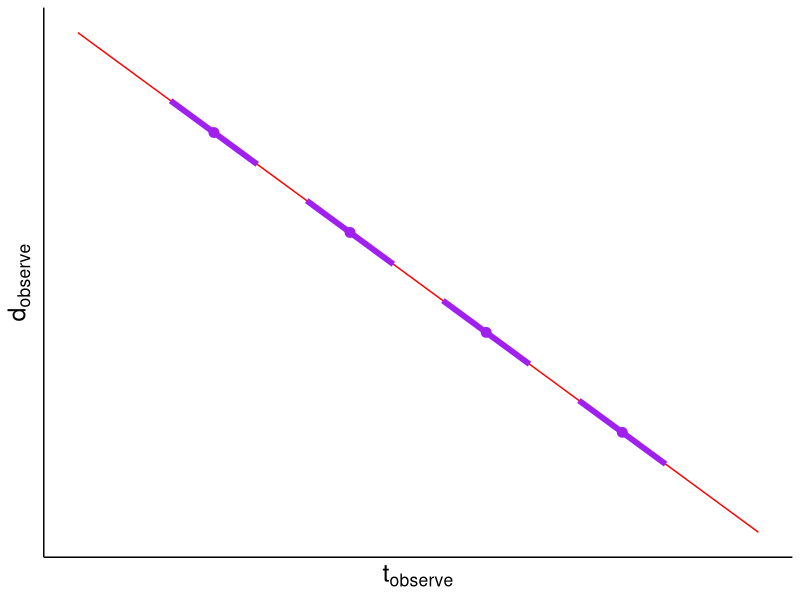
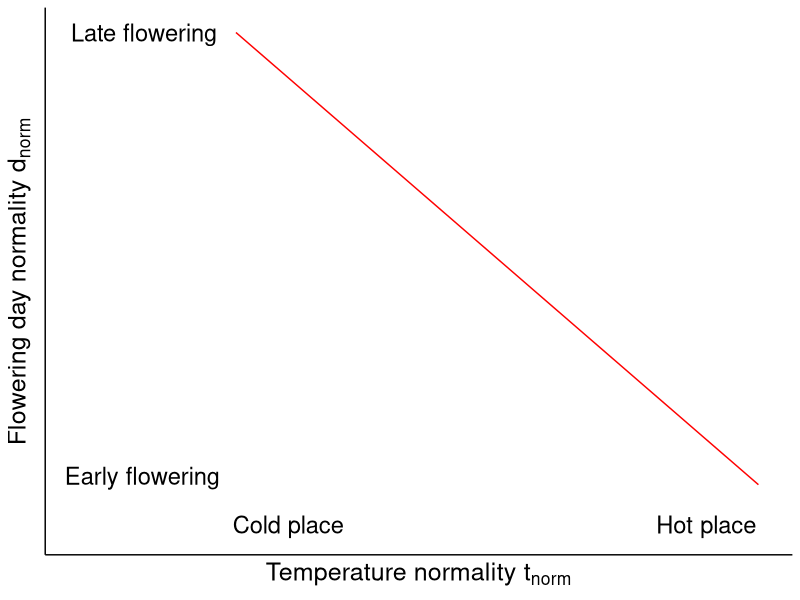
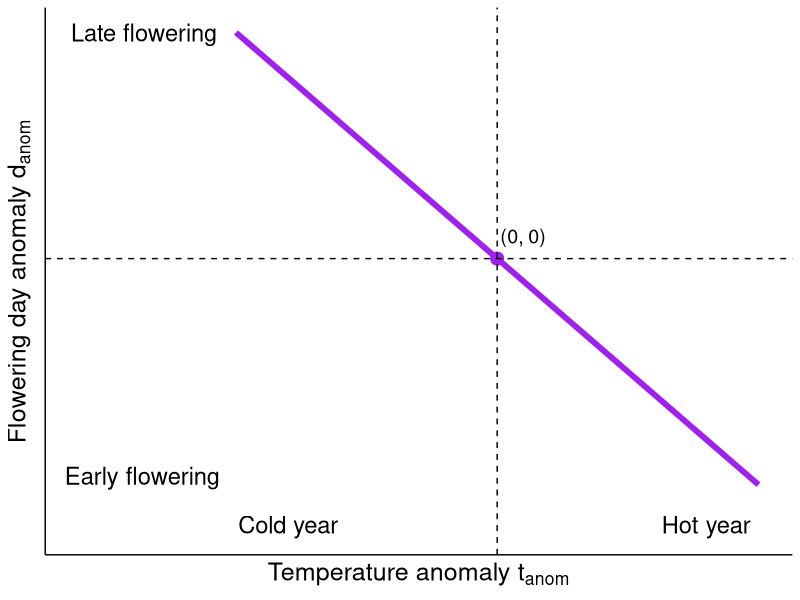

Reproduce these figures in R, in order. (Note: this script raises an error after producing the figures.)
## ---- chunk 1
library(tidyverse)

## ---- chunk 2

# Combined data frame
black <- data.frame(x = c(0, 1), y = c(1, 0), color = "black")
purple_center <- data.frame(x = seq(0.2, 0.8, by = 0.2), y = 1 - seq(0.2, 0.8, by = 0.2))

# Function to calculate line segments
calculate_segments <- function(center, slope, length) {
  start_x <- center$x - length / 2 * cos(atan(slope))
  start_y <- center$y - length / 2 * sin(atan(slope))
  end_x <- center$x + length / 2 * cos(atan(slope))
  end_y <- center$y + length / 2 * sin(atan(slope))
  
  tibble(start_x = start_x, start_y = start_y, end_x = end_x, end_y = end_y)
}

# Apply the function to all centers
segments_1 <- bind_rows(lapply(1:nrow(purple_center), function(i) 
  calculate_segments(purple_center[i, ], -1.5, 0.18)))
segments_2 <- bind_rows(lapply(1:nrow(purple_center), function(i) 
  calculate_segments(purple_center[i, ], -1, 0.18)))
segments_3 <- bind_rows(lapply(1:nrow(purple_center), function(i) 
  calculate_segments(purple_center[i, ], -0.5, 0.18)))
# Plot
ggplot(mapping = aes(x = x, y = y)) + 
  geom_line(data = black, aes(group = 1), color = "red") +
  geom_point(data = purple_center, color = "purple", size = 3) +
  geom_segment(data = segments_2, aes(x = start_x, y = start_y, xend = end_x, yend = end_y), color = "purple", size = 2) +  
  # geom_hline(yintercept = 0.4, linetype = "dashed") +
  # geom_vline(xintercept = 0.6, linetype = "dashed") +
  labs(x = expression(t[observe]), y = expression(d[observe])) + 
  theme_classic() + 
  theme(axis.text.x = element_blank(), 
        axis.text.y = element_blank(),
        axis.ticks = element_blank(),
        axis.line = element_line(color = "black"),
        axis.title.x = element_text(size = 18), axis.title.y = element_text(size = 18))
## ---- chunk 3
library(ggtext)
ggplot(data = black) + 
  # geom_point(aes(x = x, y = y)) +
  geom_line(mapping = aes(x = x, y = y), color = "red") +
  theme_classic() + 
  theme(axis.text.x = element_blank(), 
        axis.text.y = element_blank(),
        axis.ticks = element_blank(),
        axis.line = element_line(color = "black")) +
  xlim(-0.3, 1) +
  ylim(-0.1, 1) +
labs(x = expression("Temperature normality" ~ t[norm]), y = expression("Flowering day normality" ~ d[norm])) +
  theme(axis.title.x = element_text(size = 18), axis.title.y = element_text(size = 18)) +
  annotate("text", x = -0.12 , y = 0.02,, label = "Early flowering", size = 6, hjust = 0.7) +
  annotate("text",  x = -0.12 , y = 1, label = "Late flowering", size = 6, hjust = 0.7) +
  annotate("text", x = 0.1 , y = -0.1, label = "Cold place", size = 6, vjust = 0.2) +
  annotate("text", x = 0.9 , y = -0.1, label = "Hot place", size = 6,  vjust = 0.2)  
## ---- chunk 4

ggplot(data = black) + 
  # geom_point(aes(x = x, y = y)) +
  geom_line(mapping = aes(x = x, y = y), color = "purple", size = 2) +
  theme_classic() + 
  theme(axis.text.x = element_blank(), 
        axis.text.y = element_blank(),
        axis.ticks = element_blank(),
        axis.line = element_line(color = "black")) +
  xlim(-0.3, 1) +
  ylim(-0.1, 1) +
labs(x = expression("Temperature anomaly" ~ t[anom]), y = expression("Flowering day anomaly" ~ d[anom])) +
  theme(axis.title.x = element_text(size = 18), axis.title.y = element_text(size = 18)) +
  annotate("text", x = -0.12 , y = 0.02,, label = "Early flowering", size = 6, hjust = 0.7) +
  annotate("text",  x = -0.12 , y = 1, label = "Late flowering", size = 6, hjust = 0.7) +
  annotate("text", x = 0.1 , y = -0.1, label = "Cold year", size = 6, vjust = 0.2) +
  annotate("text", x = 0.9 , y = -0.1, label = "Hot year", size = 6,  vjust = 0.2)  +
  # add a horizontal and vertical dash line cross 0,0 and label that they represent 0,0
  geom_point(aes(x = 0.5, y = 0.5), color = "purple", size = 4) +
  geom_hline(yintercept = 0.5, linetype = "dashed") +
  geom_vline(xintercept = 0.5, linetype = "dashed") +
  annotate("text", x = 0.55, y = 0.55, label = "(0, 0)", size = 5)
 # annotate("text", x = 0.62, y = 0.55, label = "(t[norm]*', '*d[norm])", parse = TRUE, size = 5) 
## ---- chunk 5
summary_results_wtaxa %>% 
  filter(genus == "Acer") %>%
    mutate(species_name = forcats::fct_reorder(species, desc(species))) %>%
ggplot(aes(x = norm_estimate, y = species_name, color = genus, alpha = model_fit, shape = "16")) +
  geom_point(size = 2, position = position_dodge(width = 0.5)) + # Adjust width as needed
  coord_cartesian(xlim = c(-30, 10)) +  # This will clip the error bars instead of removing them
  geom_errorbar(aes(xmin = norm_conf_low, xmax = norm_conf_high, alpha = model_fit), width = 0, position = position_dodge(width = 0.5)) +
  scale_alpha_manual(values = c("Good" = 1, "Moderate" = 0.5, "Poor" = 0.2), labels = c("Good", "Moderate", "Poor")) +
  scale_color_discrete(
    labels = function(x) {
      sapply(x, function(label) paste0("*", label, "*"))
    }
  ) +
  labs(
    title = "",
    x = "Sensitivity (days/°C)",
    y = "Species",
    color = "genus",
    shape = "Sensitivity type",
    alpha = "Model fit"
  ) +
  theme_minimal() +
  theme(
    axis.text.y = element_text(face = "italic"),
    legend.text = element_markdown() # Italicize legend text
  )

## ---- chunk 6
 ggplot(summary_results_wtaxa) +
  geom_density(aes(x = norm_estimate, fill = "Spatial"), alpha = 0.5, color = NA) +
  xlim(-30, 10) +
  labs(
    title = "",
    x = "Spatial sensitivity (days/°C)",
    y = "",
    fill = "Sensitivity type"
  ) +
  scale_fill_manual(values = c( "red")) +
  theme_minimal() +
  theme(axis.title.y = element_blank(), axis.text.y = element_blank(), axis.ticks.y = element_blank(),
        panel.grid = element_blank(), legend.position = "none")
## ---- chunk 7
 ggplot(summary_results_wtaxa) +
  geom_density(aes(x = anom_estimate, fill = "Spatial"), alpha = 0.5, color = NA) +
  xlim(-30, 10) +
  labs(
    title = "",
    x = "Temporal sensitivity (days/°C)",
    y = "",
    fill = "Sensitivity type"
  ) +
  scale_fill_manual(values = c( "purple")) +
  theme_minimal() +
  theme(axis.title.y = element_blank(), axis.text.y = element_blank(), axis.ticks.y = element_blank(),
        panel.grid = element_blank(), legend.position = "none")
## ---- chunk 8

# Create the density plot
p_density <- ggplot(summary_results_wtaxa) +
  geom_density(aes(x = norm_estimate, fill = "Spatial"), alpha = 0.5, color = NA) +
  xlim(-30, 10) +
  labs(
    title = "",
    x = "",
    y = "",
    fill = "Sensitivity type"
  ) +
  scale_fill_manual(values = c( "red")) +
  theme_minimal() +
  theme(axis.title.y = element_blank(), axis.text.y = element_blank(), axis.ticks.y = element_blank(),
        axis.title.x = element_blank(), axis.text.x = element_blank(), axis.ticks.x = element_blank(),
        panel.grid = element_blank())

# Combine the datasets for the scatter/errorbar plot
summary_results_wtaxa_combined <- summary_results_wtaxa %>%
  mutate(sensitivity_type = "Spatial", estimate_combined = norm_estimate, conf_low_combined = norm_conf_low, conf_high_combined = norm_conf_high) 


# Create the combined scatter/errorbar plot
p_combined <- summary_results_wtaxa_combined %>% 
    mutate(species_name = forcats::fct_reorder(species, desc(species))) %>%
ggplot(aes(x = estimate_combined, y = species_name, color = taxa, alpha = model_fit, shape = sensitivity_type)) +
  geom_point(size = 2, position = position_dodge(width = 0.5)) + # Adjust width as needed
  coord_cartesian(xlim = c(-30, 10)) +  # This will clip the error bars instead of removing them
  geom_errorbar(aes(xmin = conf_low_combined, xmax = conf_high_combined, alpha = model_fit), width = 0, position = position_dodge(width = 0.5)) +
  scale_alpha_manual(values = c("Good" = 1, "Moderate" = 0.5, "Poor" = 0.2), labels = c("Good", "Moderate", "Poor")) +
  scale_color_discrete(
    labels = function(x) {
      sapply(x, function(label) paste0("*", label, "*"))
    }
  ) +
  labs(
    title = "",
    x = "Sensitivity (days/°C)",
    y = "Species",
    color = "Taxa",
    shape = "Sensitivity type",
    alpha = "Model fit"
  ) +
  theme_minimal() +
  theme(
    axis.text.y = element_text(face = "italic"),
    legend.text = element_markdown() # Italicize legend text
  )

# Stack the plots vertically using patchwork
combined_plot <- p_density / plot_spacer() / p_combined + plot_layout(heights = c(1, -2, 30))
print(combined_plot)
## ---- chunk 9

# Create the density plot
p_density <- ggplot(summary_results_wtaxa) +
  geom_density(aes(x = anom_estimate, fill = "Temporal"), alpha = 0.5, color = NA) +
  xlim(-30, 10) +
  labs(
    title = "",
    x = "",
    y = "",
    fill = "Sensitivity type"
  ) +
  scale_fill_manual(values = c( "purple")) +
  theme_minimal() +
  theme(axis.title.y = element_blank(), axis.text.y = element_blank(), axis.ticks.y = element_blank(),
        axis.title.x = element_blank(), axis.text.x = element_blank(), axis.ticks.x = element_blank(),
        panel.grid = element_blank())

# Combine the datasets for the scatter/errorbar plot
summary_results_wtaxa_combined <- summary_results_wtaxa %>%
  mutate(sensitivity_type = "Temporal", estimate_combined = anom_estimate, conf_low_combined = anom_conf_low, conf_high_combined = anom_conf_high) 


# Create the combined scatter/errorbar plot
p_combined <- summary_results_wtaxa_combined %>% 
    mutate(species_name = forcats::fct_reorder(species, desc(species))) %>%
ggplot(aes(x = estimate_combined, y = species_name, color = taxa, alpha = model_fit)) +
  geom_point(size = 2, position = position_dodge(width = 0.5), shape = 17) + # Adjust width as needed
  coord_cartesian(xlim = c(-30, 10)) +  # This will clip the error bars instead of removing them
  geom_errorbar(aes(xmin = conf_low_combined, xmax = conf_high_combined, alpha = model_fit), width = 0, position = position_dodge(width = 0.5)) +
  scale_alpha_manual(values = c("Good" = 1, "Moderate" = 0.5, "Poor" = 0.2), labels = c("Good", "Moderate", "Poor")) +
  scale_color_discrete(
    labels = function(x) {
      sapply(x, function(label) paste0("*", label, "*"))
    }
  ) +
  labs(
    title = "",
    x = "Sensitivity (days/°C)",
    y = "Species",
    color = "Taxa",
    shape = "Sensitivity type",
    alpha = "Model fit"
  ) +
  theme_minimal() +
  theme(
    axis.text.y = element_text(face = "italic"),
    legend.text = element_markdown() # Italicize legend text
  )

# Stack the plots vertically using patchwork
combined_plot <- p_density / plot_spacer() / p_combined + plot_layout(heights = c(1, -2, 30))
print(combined_plot)
## ---- chunk 10
# Create the density plot
ggplot(summary_results_wtaxa) +
  geom_density(aes(x = norm_estimate, fill = "Spatial"), alpha = 0.5, color = NA) +
  geom_density(aes(x = anom_estimate, fill = "Temporal"), alpha = 0.5, color = NA) +
  xlim(-30, 10) +
  labs(
    title = "",
    x = "Sensitivity (days/°C)",
    y = "",
    fill = "Sensitivity type"
  ) +
  scale_fill_manual(values = c("red", "purple")) +
  theme_minimal() +
  theme(axis.title.y = element_blank(), axis.text.y = element_blank(), axis.ticks.y = element_blank(),
        panel.grid = element_blank(), legend.position = "none")
## ---- chunk 11

# Create the density plot
p_density <- ggplot(summary_results_wtaxa) +
  geom_density(aes(x = anom_estimate, fill = "Temporal"), alpha = 0.5, color = "black") +
  xlim(-30, 10) +
  labs(
    title = "",
    x = "",
    y = "",
    fill = "Sensitivity type"
  ) +
  scale_fill_manual(values = c( "purple")) +
  theme_minimal() +
  theme(axis.title.y = element_blank(), axis.text.y = element_blank(), axis.ticks.y = element_blank(),
        axis.title.x = element_blank(), axis.text.x = element_blank(), axis.ticks.x = element_blank(),
        panel.grid = element_blank())

# Combine the datasets for the scatter/errorbar plot
summary_results_wtaxa_combined <- summary_results_wtaxa %>%
  mutate(sensitivity_type = "Temporal", estimate_combined = anom_estimate, conf_low_combined = anom_conf_low, conf_high_combined = anom_conf_high) 


# Create the combined scatter/errorbar plot
p_combined <- summary_results_wtaxa_combined %>% 
    mutate(species_name = forcats::fct_reorder(species, desc(species))) %>%
ggplot(aes(x = estimate_combined, y = species_name, fill = taxa, alpha = model_fit)) +
  geom_point(size = 2, position = position_dodge(width = 0.5), shape = 24, color = "black") + # Adjust width as needed
  coord_cartesian(xlim = c(-30, 10)) +  # This will clip the error bars instead of removing them
  geom_errorbar(aes(xmin = conf_low_combined, xmax = conf_high_combined, alpha = model_fit, color = taxa), width = 0, position = position_dodge(width = 0.5)) +
  scale_alpha_manual(values = c("Good" = 1, "Moderate" = 0.5, "Poor" = 0.2), labels = c("Good", "Moderate", "Poor")) +
  scale_color_discrete(
    labels = function(x) {
      sapply(x, function(label) paste0("*", label, "*"))
    }
  ) +
  labs(
    title = "",
    x = "Sensitivity (days/°C)",
    y = "Species",
    fill = NULL,
    shape = "Sensitivity type",
    alpha = "Model fit",
    color = "Taxa"
  ) +
  theme_minimal() +
  theme(
    axis.text.y = element_text(face = "italic"),
    legend.text = element_markdown() # Italicize legend text
  ) +
  guides(fill = "none")

# Stack the plots vertically using patchwork
combined_plot <- p_density / plot_spacer() / p_combined + plot_layout(heights = c(1, -2, 30))
print(combined_plot)
